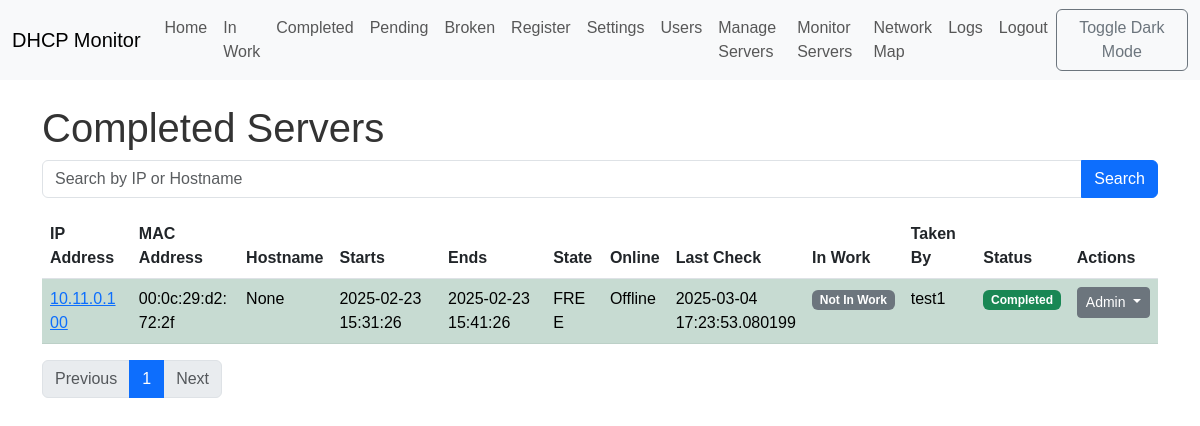
/completed (signed in), run on an earlier commit of the app's database.
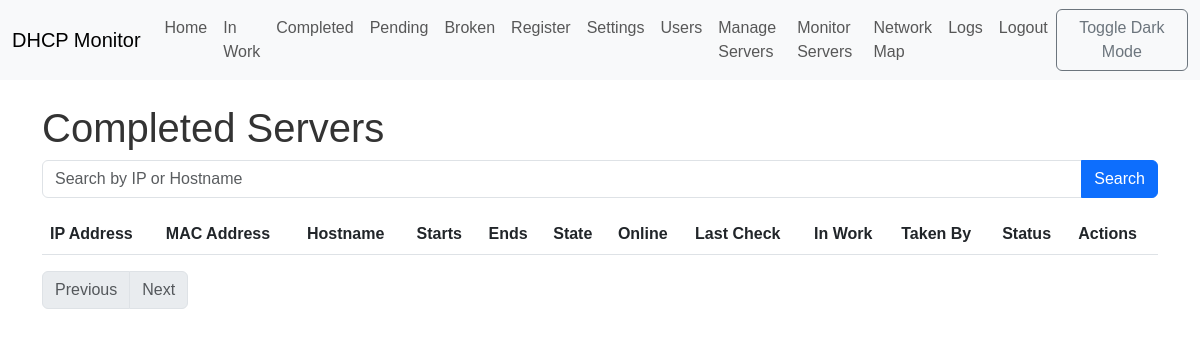
And on a later commit of the database.
### app/models.py (models this page shows, shortened)
class Lease(db.Model):
    __tablename__ = 'leases'
    id = db.Column(db.Integer, primary_key=True)
    ip = db.Column(db.String(15), unique=True, index=True, nullable=False)
    mac = db.Column(db.String(17), index=True, nullable=False)
    hostname = db.Column(db.String(255), index=True)
    starts = db.Column(db.DateTime)
    ends = db.Column(db.DateTime)
    binding_state = db.Column(db.String(64), index=True, nullable=False)
    uid = db.Column(db.String(255))
    is_online = db.Column(db.Boolean, default=False)
    last_check = db.Column(db.DateTime)
    in_work = db.Column(db.Boolean, default=False)
    taken_by_id = db.Column(db.Integer, db.ForeignKey('users.id'), index=True)
    status = db.Column(
        db.Enum(LeaseStatus),
        nullable=False,
        server_default=LeaseStatus.ACTIVE
    )
    server_id = db.Column(db.Integer, db.ForeignKey('servers.id'))
    status_history = db.relationship(
        'LeaseStatusHistory',
        backref='lease_obj',
        lazy='dynamic',
        order_by='desc(LeaseStatusHistory.timestamp)',
        overlaps="status_history,lease_obj"  # <-- ДОБАВИТЬ overlaps
    )
    def get_web_interface_url(self):
        return f"http://{self.ip}:8080/admin"

class User(UserMixin, db.Model):
    __tablename__ = 'users'
    id = db.Column(db.Integer, primary_key=True)
    username = db.Column(db.String(64), unique=True, index=True, nullable=False)
    password_hash = db.Column(db.String(128), nullable=False)
    role = db.Column(db.String(64), nullable=False, default='tester')  # 'admin', 'tester'
    first_name = db.Column(db.String(64))
    last_name = db.Column(db.String(64))
    last_seen = db.Column(db.DateTime, default=datetime.utcnow)
    leases = db.relationship('Lease', backref='taken_user', lazy='dynamic', foreign_keys='Lease.taken_by_id')
    groups = db.relationship('Group', secondary=user_groups, lazy='subquery',
                            backref=db.backref('users', lazy=True)) # Связь с группами
    journal_entries = db.relationship('Journal', back_populates='user', lazy='dynamic')

### app/views.py (the view)
@main.route('/completed')
@login_required
def completed():
    search_query = request.args.get('q', '')
    page = request.args.get('page', 1, type=int)
    leases = get_filtered_leases(status=LeaseStatus.COMPLETED, search_query=search_query, page=page)
    return render_template('completed.html', leases=leases, search_query=search_query)

### app/models.py (called while the page is built)
@login_manager.user_loader
def load_user(user_id):
    return User.query.get(int(user_id))

### app/views.py (called while the page is built)
def get_filtered_leases(status=None, search_query='', user_id=None, page=1, per_page=10):
    query = Lease.query
    if status:
        if isinstance(status, list):
            query = query.filter(Lease.status.in_(status))
        else:
            query = query.filter(Lease.status == status)
    if user_id:
        query = query.filter(Lease.taken_by_id == user_id)
    if search_query:
        query = query.filter(
            or_(Lease.ip.contains(search_query), Lease.hostname.contains(search_query))
        )
    return query.order_by(Lease.ip).paginate(page=page, per_page=per_page, error_out=False)

### app/templates/completed.html
{% extends "base.html" %}
{% block content %}
    <h1>Completed Servers</h1>
    <form action="{{ url_for('main.completed') }}" method="GET">
        <div class="input-group mb-3">
            <input type="text" class="form-control" placeholder="Search by IP or Hostname" name="q" value="{{ search_query }}">
            <button class="btn btn-primary" type="submit">Search</button>
        </div>
    </form>
    {% include 'leases_table.html' %}
     <nav>
        <ul class="pagination">
            {% if leases.has_prev %}
                <li class="page-item"><a class="page-link" href="{{ url_for('main.completed', page=leases.prev_num, q=search_query) }}">Previous</a></li>
            {% else %}
                <li class="page-item disabled"><a class="page-link" href="#">Previous</a></li>
            {% endif %}
            {% for page_num in leases.iter_pages() %}
                {% if page_num %}
                    {% if page_num == leases.page %}
                        <li class="page-item active"><a class="page-link" href="#">{{ page_num }}</a></li>
                    {% else %}
                        <li class="page-item"><a class="page-link" href="{{ url_for('main.completed', page=page_num, q=search_query) }}">{{ page_num }}</a></li>
                    {% endif %}
                {% else %}
                    <li class="page-item disabled"><a class="page-link" href="#">...</a></li>
                {% endif %}
            {% endfor %}
            {% if leases.has_next %}
               <li class="page-item"><a class="page-link" href="{{ url_for('main.completed', page=leases.next_num, q=search_query) }}">Next</a></li>
            {% else %}
                <li class="page-item disabled"><a class="page-link" href="#">Next</a></li>
            {% endif %}
        </ul>
    </nav>
{% endblock %}

### app/templates/leases_table.html (shortened to what this page needs)
<table class="table table-striped" id="leases-table" data-status="{{ request.path.split('/')[-1] }}" data-url="{{ url_for('main.update_table') }}" data-search-query="{{ search_query }}">
  <thead>
      <tr>
          <th>IP Address</th>
          <th>MAC Address</th>
          <th>Hostname</th>
          <th>Starts</th>
          <th>Ends</th>
          <th>State</th>
          <th>Online</th>
          <th>Last Check</th>
          <th>In Work</th>
          <th>Taken By</th>
          <th>Status</th>
          <th>Actions</th>
      </tr>
  </thead>
  <tbody>
      {% for lease in leases.items %}
      <tr class="{% if lease.status.value == 'in_work' %}table-warning{% elif lease.status.value == 'completed' %}table-success{% elif lease.status.value == 'broken' %}table-danger{% elif lease.status.value == 'pending' %}table-info{% elif lease.status.value == 'active' %}table-primary{% endif %}">
          <td>
              {% if lease.get_web_interface_url() %}
              <a href="{{ lease.get_web_interface_url() }}" target="_blank">{{ lease.ip }}</a>
              {% else %}
              {{ lease.ip }}
              {% endif %}
          </td>
          <td>{{ lease.mac }}</td>
          <td>{{ lease.hostname|d('N/A') }}</td>
          <td>{{ lease.starts|d('N/A') }}</td>
          <td>{{ lease.ends|d('N/A') }}</td>
          <td>{{ lease.binding_state }}</td>
          <td>{{ "Online" if lease.is_online else "Offline" }}</td>
          <td>{{ lease.last_check|d('N/A') }}</td>
          <td>
              {% if lease.in_work %}
              <span class="badge bg-warning">In Work</span>
              {% else %}
              <span class="badge bg-secondary">Not In Work</span>
              {% endif %}
          </td>
          <td>{{ lease.taken_user.username if lease.taken_user else '' }}</td>
         <td>
              {% if lease.status.value == 'completed' %}
              <span class="badge bg-success">Completed</span>
              {% elif lease.status.value == 'in_work' %}
              <span class="badge bg-warning">In Work</span>
              {% elif lease.status.value == 'broken' %}
              <span class="badge bg-danger">Broken</span>
              {% elif lease.status.value == 'pending' %}
              <span class="badge bg-info">Pending</span>
              {% elif lease.status.value == 'active' %}
              <span class="badge bg-primary">Active</span>
              {% else %}
              {{ lease.status.value }}
              {% endif %}
          </td>
          <td>
              {% if current_user.role == 'admin' %}
                  <div class="dropdown">
                      <button class="btn btn-sm btn-secondary dropdown-toggle" type="button" data-bs-toggle="dropdown">
                          Admin
                      </button>
                  </div>
              {% endif %}
          </td>
      </tr>
      {% endfor %}
  </tbody>
</table>

What changed in the data, as far as the page shows it:
no longer on this page (row edited): Lease: ip "10.11.0.100", mac "00:0c:29:d2:72:2f", hostname|d "None", starts|d "2025-02-23 15:31:26", ends|d "2025-02-23 15:41:26", binding_state "FREE", is_online "Offline", last_check|d "2025-03-04 17:23:53.080199", in_work "Not In Work", taken_user "test1", status "Completed"
Also different on the page:
list line gone: "1"
